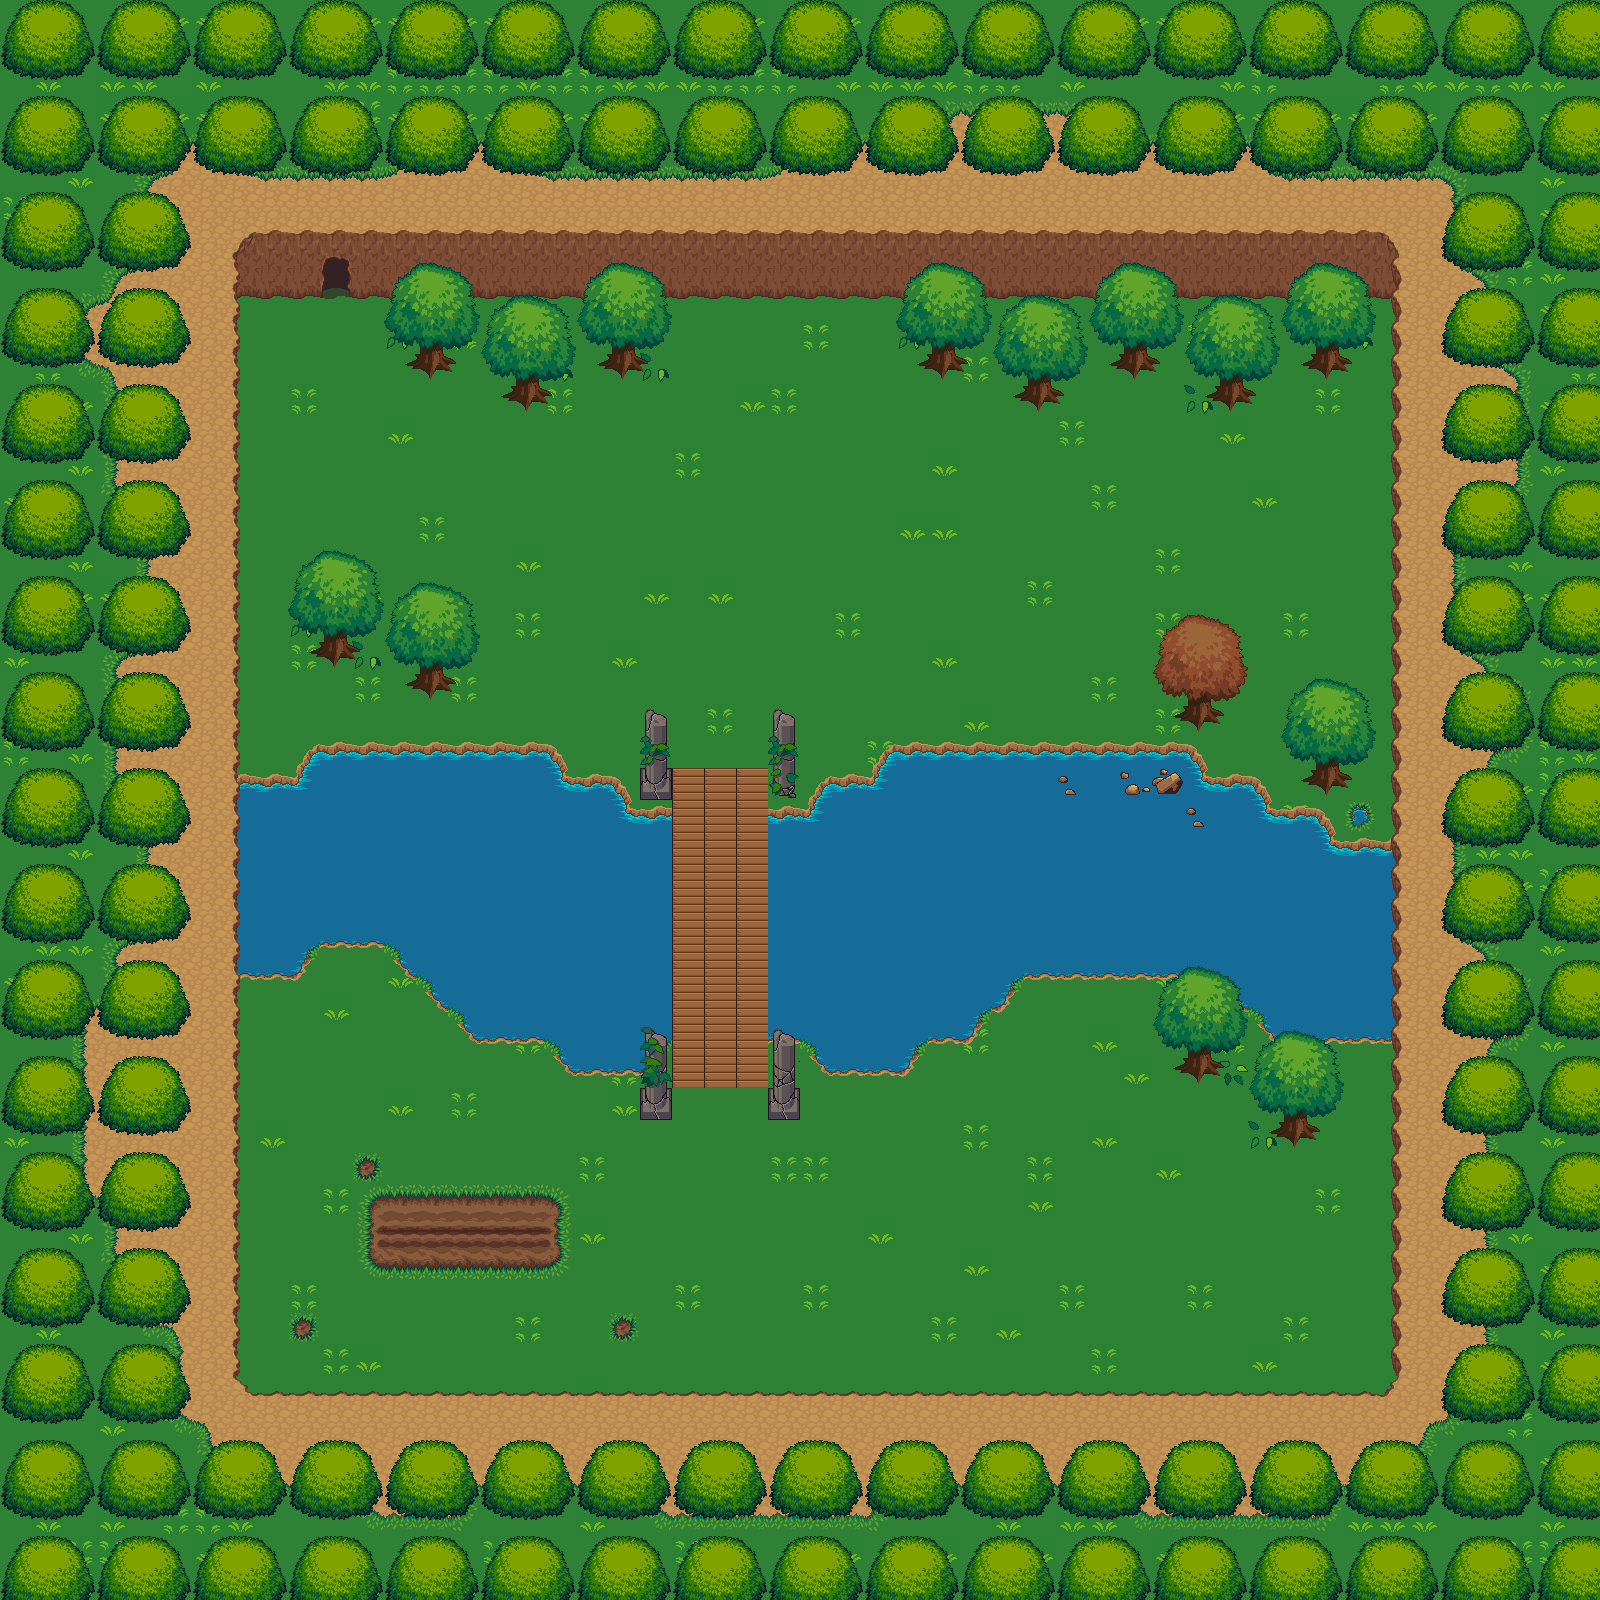

This game map was drawn from its Tiled (.tmx) file and the tilesets committed beside it. A one-line description and the trimmed map source follow:
An orthogonal 50x50 tile map with 32x32 px tiles, 3 tile layers (ground, ground mask, mask) and 51 objects (cave_in).

<map version="1.0" orientation="orthogonal" renderorder="right-down" width="50" height="50" tilewidth="32" tileheight="32" nextobjectid="121">
 <tileset firstgid="1" name="TempAtlas" tilewidth="32" tileheight="32" tilecount="1024" columns="32">
  <image source="terrain_atlas.png" width="1024" height="1024" />
 </tileset>
 <layer name="ground" width="50" height="50">
  <data>[2500 cells, 2500 non-empty, 19 distinct tile ids]</data>
 </layer>
 <layer name="ground mask" width="50" height="50">
  <data>[2500 cells, 392 non-empty, 35 distinct tile ids]</data>
 </layer>
 <layer name="mask" width="50" height="50">
  <data>[2500 cells, 1337 non-empty, 49 distinct tile ids]</data>
 </layer>
 <objectgroup name="collision">
  <object serverId="56" x="224" y="288.667" width="16" height="1119.33" />
  <object serverId="57" x="224" y="1391" width="1184" height="16.6667" />
  <object serverId="58" x="1391.33" y="288" width="16" height="1120" />
  <object serverId="60" x="224" y="768" width="96" height="32" />
  <object serverId="61" x="298" y="766.667" height="0.666667" />
  <object serverId="64" x="544" y="768" width="64" height="32" />
  <object serverId="66" x="288" y="736" width="288" height="30.6667" />
  <object serverId="68" x="608" y="768" width="32" height="64" />
  <object serverId="71" x="640" y="704" width="32" height="416" />
  <object serverId="72" x="768" y="704" width="32" height="416" />
  <object serverId="73" x="800" y="768" width="32" height="64" />
  <object serverId="74" x="832" y="768" width="64" height="32" />
  <object serverId="75" x="864" y="736" width="352" height="32" />
  <object serverId="76" x="1184" y="768" width="96" height="32" />
  <object serverId="77" x="1248" y="800" width="96" height="32" />
  <object serverId="78" x="1312" y="832" width="96" height="32" />
  <object serverId="82" x="224" y="960" width="96" height="32" />
  <object serverId="83" x="288" y="928" width="128" height="32" />
  <object serverId="85" x="384" y="960" width="64" height="32" />
  <object serverId="86" x="416" y="992" width="64" height="32" />
  <object serverId="87" x="448" y="1024" width="128" height="32" />
  <object serverId="88" x="544" y="1056" width="96" height="32" />
  <object serverId="89" x="800" y="1024" width="32" height="64" />
  <object serverId="90" x="832" y="1056" width="96" height="32" />
  <object serverId="91" x="896" y="1024" width="96" height="32" />
  <object serverId="92" x="960" y="992" width="64" height="32" />
  <object serverId="93" x="992" y="960" width="160" height="32" />
  <object serverId="94" x="1152" y="960" width="96" height="96" />
  <object serverId="95" x="1248" y="1024" width="96" height="96" />
  <object serverId="96" x="1344" y="1024" width="64" height="32" />
  <object serverId="97" x="1280" y="672" width="128" height="128" />
  <object serverId="98" x="1152" y="608" width="96" height="96" />
  <object serverId="99" x="896" y="288" width="480" height="96" />
  <object serverId="100" x="1024" y="384" width="32" height="32" />
  <object serverId="102" x="384" y="256" width="288" height="96" />
  <object serverId="103" x="352" y="224" width="1056" height="64" />
  <object serverId="106" x="288" y="544" width="96" height="96" />
  <object serverId="107" x="384" y="576" width="96" height="96" />
  <object serverId="108" x="416" y="672" width="32" height="32" />
  <object serverId="109" x="320" y="640" width="32" height="32" />
  <object serverId="110" x="416" y="352" width="32" height="32" />
  <object serverId="111" x="480" y="352" width="96" height="32" />
  <object serverId="112" x="512" y="384" width="32" height="32" />
  <object serverId="113" x="608" y="352" width="32" height="32" />
  <object serverId="114" x="1216" y="384" width="32" height="32" />
  <object serverId="115" x="1184" y="704" width="32" height="32" />
  <object serverId="116" x="1184" y="1056" width="32" height="32" />
  <object serverId="117" x="1280" y="1120" width="32" height="32" />
  <object serverId="118" x="224" y="224" width="96" height="64" />
  <object serverId="119" x="320" y="224" width="32" height="32" />
 </objectgroup>
 <objectgroup name="door">
  <object serverId="120" name="cave_in" x="320" y="256" width="32" height="32" />
 </objectgroup>
</map>
